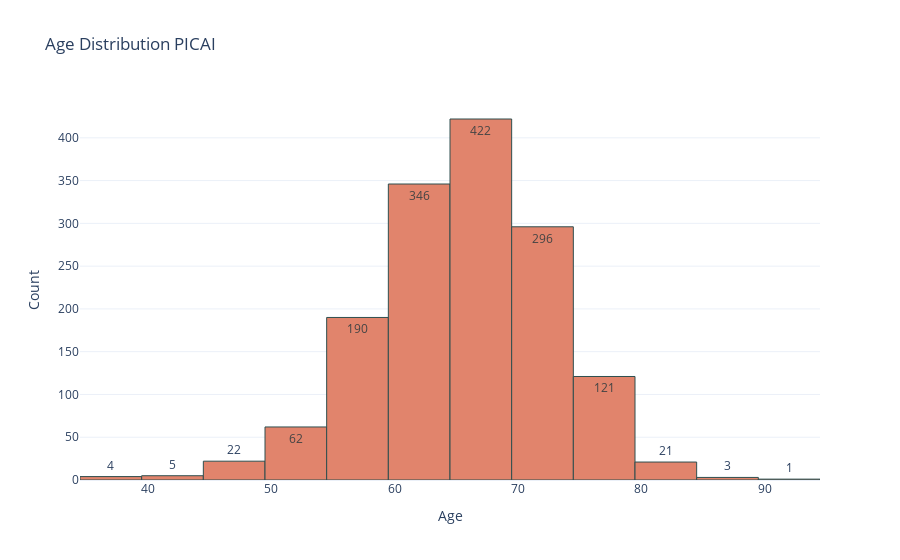

Here is the notebook cell this chart was saved with:
### Code cell
plot_histogram_plotly(
    df,
    "patient_age",
    "Age Distribution PICAI",
    "Age",
    "Count",
    20,
    fig_name=os.path.join(figs_path, "age_distribution_picai.pdf"),
)

### Figure 1 — Plotly figure (JSON) as saved in the notebook; plotly's stock layout.template omitted (floating-point values rounded to 4 significant figures; data arrays with more than 128 entries replaced by an {"elided": "..."} marker saying what was removed)
{"data": [{"marker": {"color": "#e1846c", "line": {"color": "DarkSlateGrey", "width": 1}}, "nbinsx": 20, "textposition": "auto", "texttemplate": "%{y}", "type": "histogram", "x": {"elided": "1493 int values"}}], "layout": {"paper_bgcolor": "rgba(0,0,0,0)", "plot_bgcolor": "rgba(0,0,0,0)", "title": {"text": "Age Distribution PICAI"}, "xaxis": {"title": {"text": "Age"}}, "yaxis": {"automargin": true, "title": {"text": "Count"}}}}
